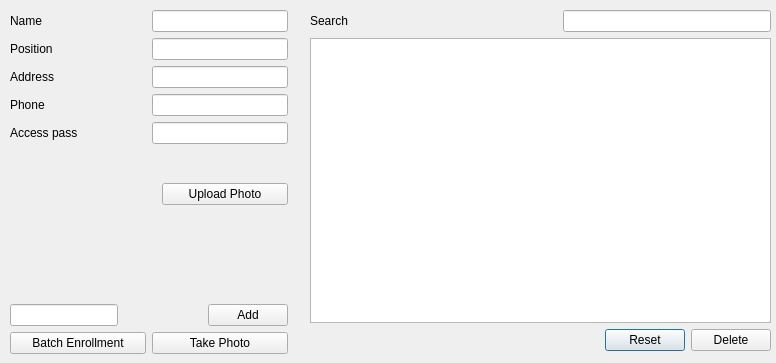
<?xml version="1.0" encoding="UTF-8"?>
<ui version="4.0">
 <class>config_database</class>
 <widget class="QDialog" name="config_database">
  <property name="geometry">
   <rect>
    <x>0</x>
    <y>0</y>
    <width>776</width>
    <height>363</height>
   </rect>
  </property>
  <property name="windowTitle">
   <string>Dialog</string>
  </property>
  <widget class="QWidget" name="layoutWidget">
   <property name="geometry">
    <rect>
     <x>310</x>
     <y>10</y>
     <width>461</width>
     <height>341</height>
    </rect>
   </property>
   <layout class="QVBoxLayout" name="verticalLayout_3">
    <item>
     <layout class="QHBoxLayout" name="horizontalLayout_3">
      <item>
       <widget class="QLabel" name="label_search">
        <property name="text">
         <string>Search</string>
        </property>
       </widget>
      </item>
      <item>
       <spacer name="horizontalSpacer_7">
        <property name="orientation">
         <enum>Qt::Horizontal</enum>
        </property>
        <property name="sizeHint" stdset="0">
         <size>
          <width>13</width>
          <height>18</height>
         </size>
        </property>
       </spacer>
      </item>
      <item>
       <widget class="QLineEdit" name="lineEdit_search_box"/>
      </item>
     </layout>
    </item>
    <item>
     <widget class="QTableWidget" name="tableView_inserted_data_show"/>
    </item>
    <item>
     <layout class="QHBoxLayout" name="horizontalLayout_14">
      <item>
       <spacer name="horizontalSpacer_8">
        <property name="orientation">
         <enum>Qt::Horizontal</enum>
        </property>
        <property name="sizeHint" stdset="0">
         <size>
          <width>40</width>
          <height>20</height>
         </size>
        </property>
       </spacer>
      </item>
      <item>
       <widget class="QPushButton" name="pushButton_reset">
        <property name="text">
         <string>Reset</string>
        </property>
       </widget>
      </item>
      <item>
       <widget class="QPushButton" name="pushButton_delete">
        <property name="text">
         <string>Delete</string>
        </property>
        <property name="autoDefault">
         <bool>false</bool>
        </property>
       </widget>
      </item>
     </layout>
    </item>
   </layout>
  </widget>
  <widget class="QWidget" name="">
   <property name="geometry">
    <rect>
     <x>10</x>
     <y>10</y>
     <width>278</width>
     <height>344</height>
    </rect>
   </property>
   <layout class="QVBoxLayout" name="verticalLayout_2">
    <item>
     <layout class="QVBoxLayout" name="verticalLayout">
      <item>
       <layout class="QHBoxLayout" name="horizontalLayout_2">
        <item>
         <layout class="QHBoxLayout" name="horizontalLayout">
          <item>
           <widget class="QLabel" name="label_name">
            <property name="text">
             <string>Name</string>
            </property>
           </widget>
          </item>
          <item>
           <spacer name="horizontalSpacer">
            <property name="orientation">
             <enum>Qt::Horizontal</enum>
            </property>
            <property name="sizeHint" stdset="0">
             <size>
              <width>18</width>
              <height>20</height>
             </size>
            </property>
           </spacer>
          </item>
         </layout>
        </item>
        <item>
         <widget class="QLineEdit" name="lineEdit_name"/>
        </item>
       </layout>
      </item>
      <item>
       <layout class="QHBoxLayout" name="horizontalLayout_5">
        <item>
         <layout class="QHBoxLayout" name="horizontalLayout_6">
          <item>
           <widget class="QLabel" name="label_position">
            <property name="text">
             <string>Position</string>
            </property>
           </widget>
          </item>
          <item>
           <spacer name="horizontalSpacer_3">
            <property name="orientation">
             <enum>Qt::Horizontal</enum>
            </property>
            <property name="sizeHint" stdset="0">
             <size>
              <width>18</width>
              <height>20</height>
             </size>
            </property>
           </spacer>
          </item>
         </layout>
        </item>
        <item>
         <widget class="QLineEdit" name="lineEdit_position"/>
        </item>
       </layout>
      </item>
      <item>
       <layout class="QHBoxLayout" name="horizontalLayout_7">
        <item>
         <layout class="QHBoxLayout" name="horizontalLayout_8">
          <item>
           <widget class="QLabel" name="label_address">
            <property name="text">
             <string>Address</string>
            </property>
           </widget>
          </item>
          <item>
           <spacer name="horizontalSpacer_4">
            <property name="orientation">
             <enum>Qt::Horizontal</enum>
            </property>
            <property name="sizeHint" stdset="0">
             <size>
              <width>18</width>
              <height>20</height>
             </size>
            </property>
           </spacer>
          </item>
         </layout>
        </item>
        <item>
         <widget class="QLineEdit" name="lineEdit_address"/>
        </item>
       </layout>
      </item>
      <item>
       <layout class="QHBoxLayout" name="horizontalLayout_9">
        <item>
         <layout class="QHBoxLayout" name="horizontalLayout_10">
          <item>
           <widget class="QLabel" name="label_phone">
            <property name="text">
             <string>Phone</string>
            </property>
           </widget>
          </item>
          <item>
           <spacer name="horizontalSpacer_5">
            <property name="orientation">
             <enum>Qt::Horizontal</enum>
            </property>
            <property name="sizeHint" stdset="0">
             <size>
              <width>18</width>
              <height>20</height>
             </size>
            </property>
           </spacer>
          </item>
         </layout>
        </item>
        <item>
         <widget class="QLineEdit" name="lineEdit_phone"/>
        </item>
       </layout>
      </item>
      <item>
       <layout class="QHBoxLayout" name="horizontalLayout_15">
        <item>
         <layout class="QHBoxLayout" name="horizontalLayout_16">
          <item>
           <widget class="QLabel" name="label_access_pass">
            <property name="text">
             <string>Access pass</string>
            </property>
           </widget>
          </item>
          <item>
           <spacer name="horizontalSpacer_9">
            <property name="orientation">
             <enum>Qt::Horizontal</enum>
            </property>
            <property name="sizeHint" stdset="0">
             <size>
              <width>18</width>
              <height>20</height>
             </size>
            </property>
           </spacer>
          </item>
         </layout>
        </item>
        <item>
         <widget class="QLineEdit" name="lineEdit_access_pass"/>
        </item>
       </layout>
      </item>
      <item>
       <layout class="QHBoxLayout" name="horizontalLayout_11">
        <item>
         <widget class="QLabel" name="label_image_show">
          <property name="text">
           <string/>
          </property>
         </widget>
        </item>
        <item>
         <spacer name="verticalSpacer_5">
          <property name="orientation">
           <enum>Qt::Vertical</enum>
          </property>
          <property name="sizeHint" stdset="0">
           <size>
            <width>20</width>
            <height>88</height>
           </size>
          </property>
         </spacer>
        </item>
        <item>
         <widget class="QPushButton" name="pushButton_take_photo">
          <property name="text">
           <string>Upload Photo</string>
          </property>
          <property name="autoDefault">
           <bool>false</bool>
          </property>
         </widget>
        </item>
       </layout>
      </item>
     </layout>
    </item>
    <item>
     <spacer name="verticalSpacer">
      <property name="orientation">
       <enum>Qt::Vertical</enum>
      </property>
      <property name="sizeHint" stdset="0">
       <size>
        <width>270</width>
        <height>13</height>
       </size>
      </property>
     </spacer>
    </item>
    <item>
     <layout class="QHBoxLayout" name="horizontalLayout_12">
      <item>
       <widget class="QLineEdit" name="lineEditDB"/>
      </item>
      <item>
       <spacer name="horizontalSpacer_6">
        <property name="orientation">
         <enum>Qt::Horizontal</enum>
        </property>
        <property name="sizeHint" stdset="0">
         <size>
          <width>40</width>
          <height>20</height>
         </size>
        </property>
       </spacer>
      </item>
      <item>
       <widget class="QPushButton" name="pushButton_add_information">
        <property name="text">
         <string>Add</string>
        </property>
        <property name="autoDefault">
         <bool>false</bool>
        </property>
       </widget>
      </item>
     </layout>
    </item>
    <item>
     <layout class="QHBoxLayout" name="horizontalLayout_4">
      <item>
       <widget class="QPushButton" name="pushButton">
        <property name="text">
         <string>Batch Enrollment</string>
        </property>
        <property name="autoDefault">
         <bool>false</bool>
        </property>
       </widget>
      </item>
      <item>
       <widget class="QPushButton" name="pushButton_webCam_photo">
        <property name="text">
         <string>Take Photo</string>
        </property>
        <property name="autoDefault">
         <bool>false</bool>
        </property>
       </widget>
      </item>
     </layout>
    </item>
   </layout>
  </widget>
 </widget>
 <resources/>
 <connections/>
</ui>
